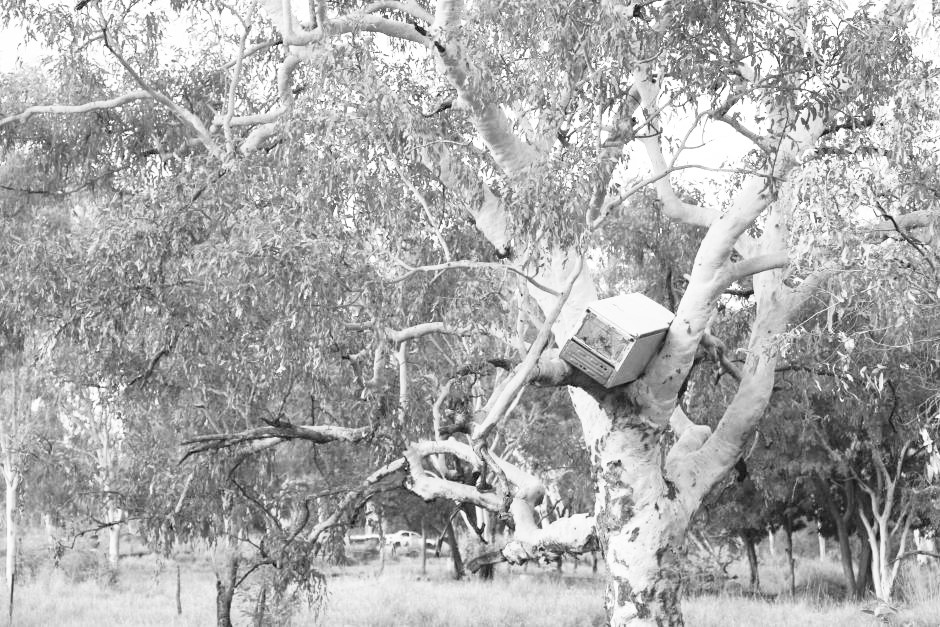
#> input picture tree1.jpg, 940 x 627 px
$ jupyter execute --allow-errors Salmi_Emil_uppg2.ipynb
#> lines starting #> are read from the running program, lines starting #| are printed output that depends on the picture
[cell 1]
from matplotlib import pyplot as plt
import matplotlib.image as mpimg
import numpy
import cv2 as cv

img1 = cv.imread("foggy.jpg", 0)
img2 = cv.imread("tree1.jpg", 0)
#> img2 is the input picture: shape (627, 940); min 0, max 255, mean 170.6
img3 = cv.imread("tree2.jpg", 0)
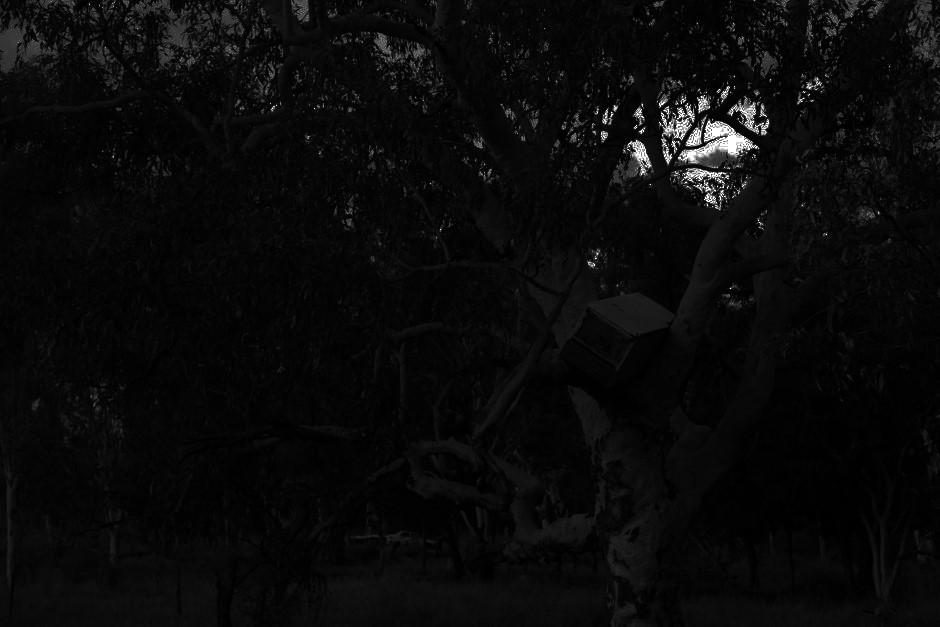
#> input picture tree2.jpg, 940 x 627 px
#> img3 is the input picture: shape (627, 940); min 0, max 255, mean 10

#> (the rest of this cell did not finish here and is left out)

[cell 2]
fig, axs = plt.subplots(2, 2)

#> (the rest of this cell did not finish here and is left out)

[cell 3]
fig, axs = plt.subplots(2, 2)

axs[0,0].hist(img2.flatten(),256,[0,256], color='r')
img2_eq = cv.equalizeHist(img2)
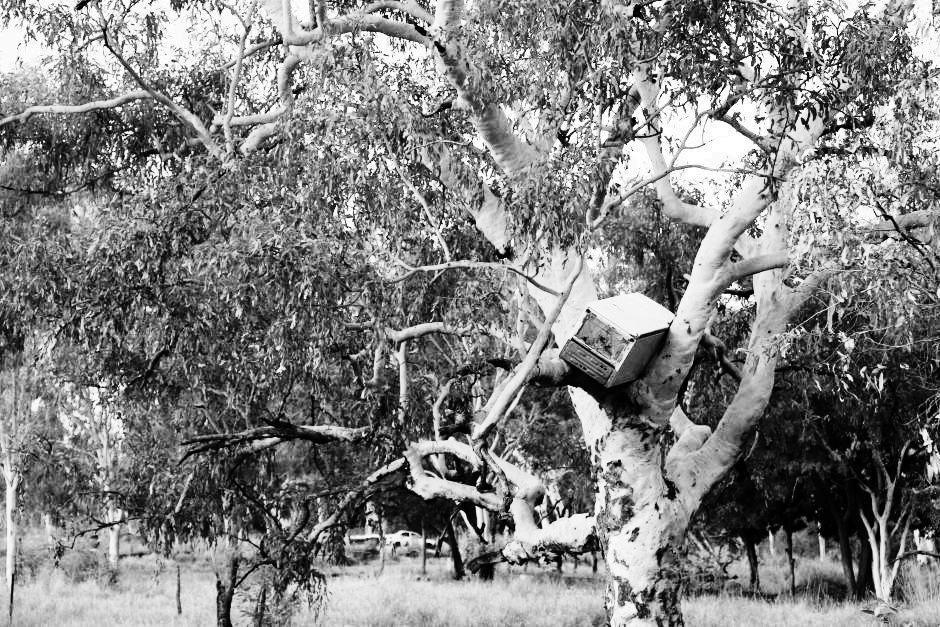
#> img2_eq: shape (627, 940); min 0, max 255, mean 128.2
axs[1,0].hist(img2_eq.flatten(),256,[0,256], color='r')
axs[0,1].imshow(img2, cmap="gray")
axs[1,1].imshow(img2_eq, cmap="gray")
plt.show()
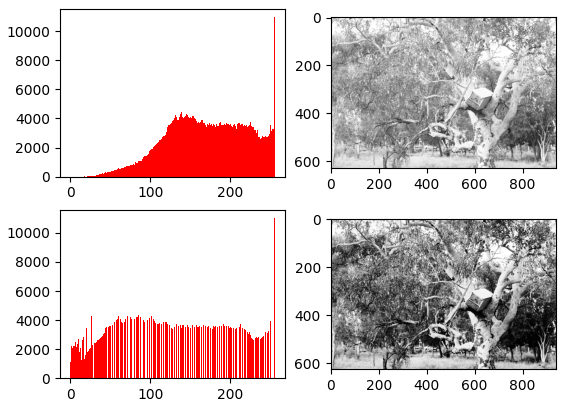
#> figure drawn by matplotlib, 4 panels; panel 1: tallest bar 11013 high, from x = 255 to 256; panel 3: tallest bar 11013 high, from x = 255 to 256

[cell 4]
fig, axs = plt.subplots(2, 2)

axs[0,0].hist(img3.flatten(),256,[0,256], color='r')
img3_eq = cv.equalizeHist(img3)
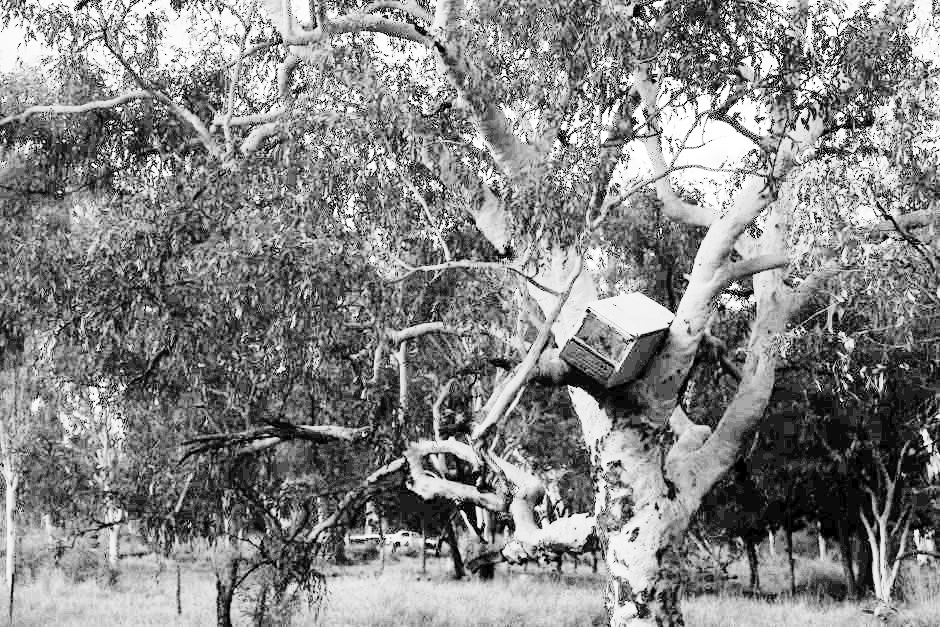
#> img3_eq: shape (627, 940); min 0, max 255, mean 133.8
axs[1,0].hist(img3_eq.flatten(),256,[0,256], color='r')
axs[0,1].imshow(img3, cmap="gray")
axs[1,1].imshow(img3_eq, cmap="gray")
plt.show()
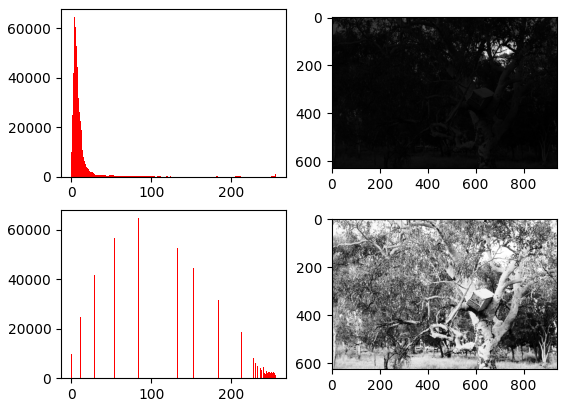
#> figure drawn by matplotlib, 4 panels; panel 1: tallest bar 64673 high, from x = 4 to 5; panel 3: tallest bar 64673 high, from x = 83 to 84

[cell 5]
img4 = cv.imread("chess.jpg", 0)
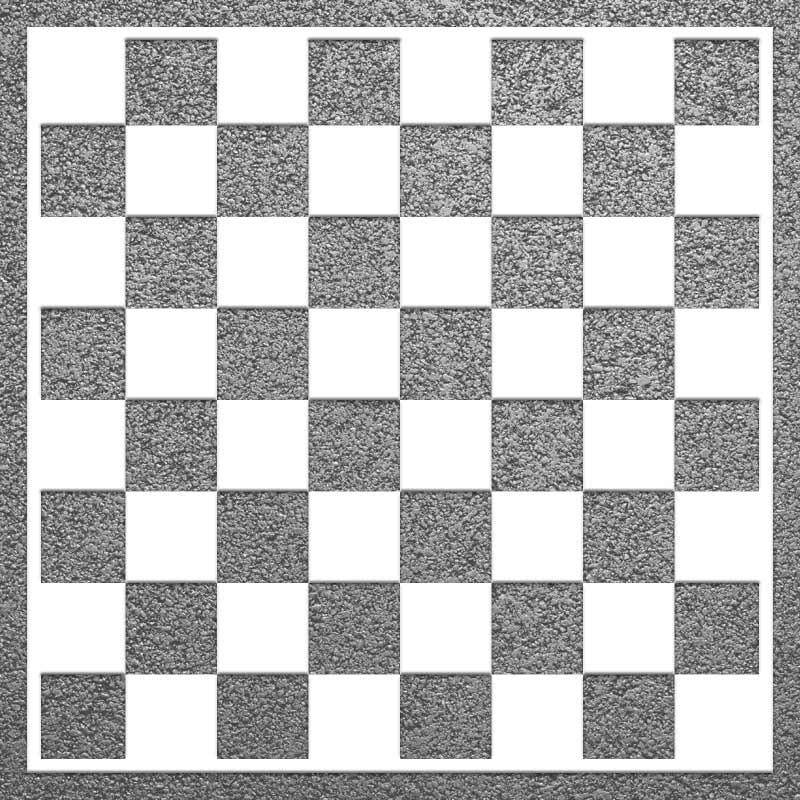
#> input picture chess.jpg, 800 x 800 px
#> img4 is the input picture: shape (800, 800); min 20, max 255, mean 185.9
fig, axs = plt.subplots(2, 2)

axs[0,0].hist(img4.flatten(),256,[0,256], color='r')
img4_eq = cv.equalizeHist(img4)
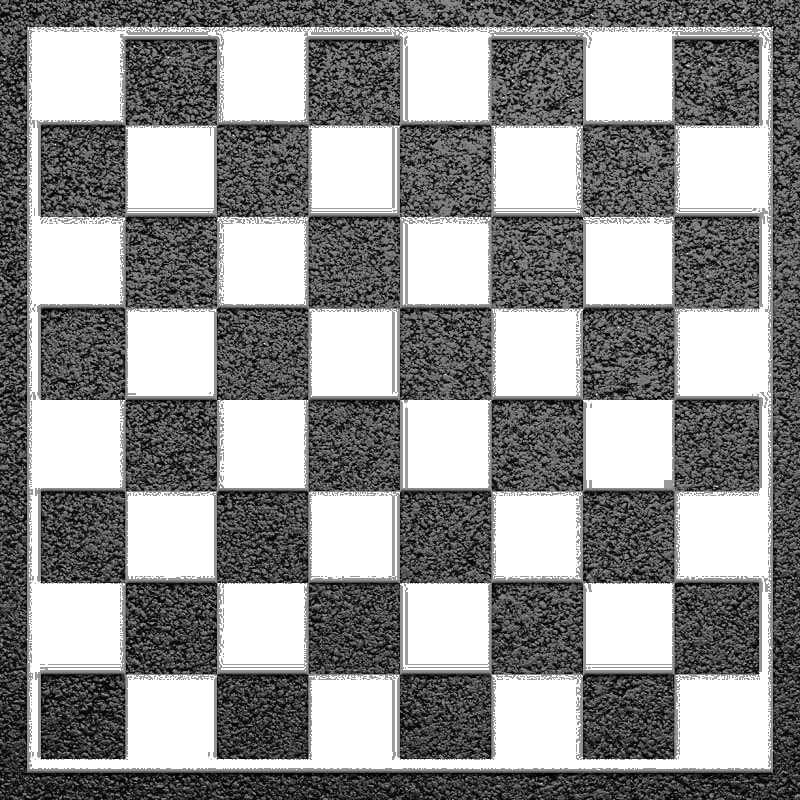
#> img4_eq: shape (800, 800); min 0, max 255, mean 146.9
axs[1,0].hist(img4_eq.flatten(),256,[0,256], color='r')
axs[0,1].imshow(img4, cmap="gray")
axs[1,1].imshow(img4_eq, cmap="gray")
plt.show()
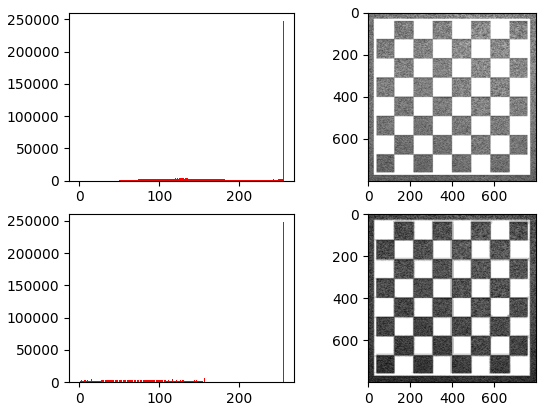
#> figure drawn by matplotlib, 4 panels; panel 1: tallest bar 247989 high, from x = 255 to 256; panel 3: tallest bar 247989 high, from x = 255 to 256
